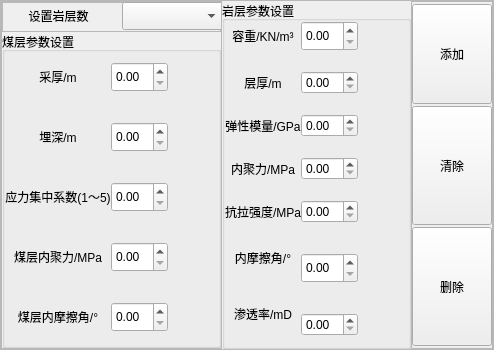
                     <widget class="QFrame" name="parameter_frame">
                      <property name="minimumSize">
                       <size>
                        <width>0</width>
                        <height>0</height>
                       </size>
                      </property>
                      <property name="maximumSize">
                       <size>
                        <width>16777215</width>
                        <height>360</height>
                       </size>
                      </property>
                      <property name="frameShape">
                       <enum>QFrame::StyledPanel</enum>
                      </property>
                      <property name="frameShadow">
                       <enum>QFrame::Raised</enum>
                      </property>
                      <layout class="QHBoxLayout" name="horizontalLayout_8">
                       <property name="spacing">
                        <number>0</number>
                       </property>
                       <property name="leftMargin">
                        <number>0</number>
                       </property>
                       <property name="topMargin">
                        <number>0</number>
                       </property>
                       <property name="rightMargin">
                        <number>0</number>
                       </property>
                       <property name="bottomMargin">
                        <number>0</number>
                       </property>
                       <item>
                        <widget class="QFrame" name="generalPara">
                         <property name="frameShape">
                          <enum>QFrame::StyledPanel</enum>
                         </property>
                         <property name="frameShadow">
                          <enum>QFrame::Raised</enum>
                         </property>
                         <layout class="QVBoxLayout" name="verticalLayout_25">
                          <property name="spacing">
                           <number>0</number>
                          </property>
                          <property name="leftMargin">
                           <number>0</number>
                          </property>
                          <property name="topMargin">
                           <number>0</number>
                          </property>
                          <property name="rightMargin">
                           <number>0</number>
                          </property>
                          <property name="bottomMargin">
                           <number>0</number>
                          </property>
                          <item>
                           <widget class="QFrame" name="frame_layer">
                            <property name="minimumSize">
                             <size>
                              <width>0</width>
                              <height>20</height>
                             </size>
                            </property>
                            <property name="maximumSize">
                             <size>
                              <width>16777215</width>
                              <height>30</height>
                             </size>
                            </property>
                            <property name="frameShape">
                             <enum>QFrame::StyledPanel</enum>
                            </property>
                            <property name="frameShadow">
                             <enum>QFrame::Raised</enum>
                            </property>
                            <widget class="QComboBox" name="comboBox">
                             <property name="geometry">
                              <rect>
                               <x>120</x>
                               <y>0</y>
                               <width>101</width>
                               <height>28</height>
                              </rect>
                             </property>
                             <item>
                              <property name="text">
                               <string/>
                              </property>
                             </item>
                             <item>
                              <property name="text">
                               <string>1</string>
                              </property>
                             </item>
                             <item>
                              <property name="text">
                               <string>2</string>
                              </property>
                             </item>
                             <item>
                              <property name="text">
                               <string>3</string>
                              </property>
                             </item>
                             <item>
                              <property name="text">
                               <string>4</string>
                              </property>
                             </item>
                             <item>
                              <property name="text">
                               <string>5</string>
                              </property>
                             </item>
                             <item>
                              <property name="text">
                               <string>6</string>
                              </property>
                             </item>
                             <item>
                              <property name="text">
                               <string>7</string>
                              </property>
                             </item>
                             <item>
                              <property name="text">
                               <string>8</string>
                              </property>
                             </item>
                             <item>
                              <property name="text">
                               <string>9</string>
                              </property>
                             </item>
                             <item>
                              <property name="text">
                               <string>10</string>
                              </property>
                             </item>
                            </widget>
                            <widget class="QLabel" name="layer">
                             <property name="geometry">
                              <rect>
                               <x>1</x>
                               <y>1</y>
                               <width>111</width>
                               <height>25</height>
                              </rect>
                             </property>
                             <property name="minimumSize">
                              <size>
                               <width>0</width>
                               <height>0</height>
                              </size>
                             </property>
                             <property name="text">
                              <string>设置岩层数</string>
                             </property>
                             <property name="alignment">
                              <set>Qt::AlignCenter</set>
                             </property>
                            </widget>
                           </widget>
                          </item>
                          <item>
                           <widget class="QGroupBox" name="groupBox_1">
                            <property name="title">
                             <string>煤层参数设置</string>
                            </property>
                            <layout class="QGridLayout" name="gridLayout_2" columnstretch="3,0">
                             <property name="leftMargin">
                              <number>0</number>
                             </property>
                             <property name="topMargin">
                              <number>0</number>
                             </property>
                             <property name="rightMargin">
                              <number>50</number>
                             </property>
                             <property name="bottomMargin">
                              <number>0</number>
                             </property>
                             <property name="horizontalSpacing">
                              <number>0</number>
                             </property>
                             <property name="verticalSpacing">
                              <number>20</number>
                             </property>
                             <item row="1" column="1">
                              <widget class="QDoubleSpinBox" name="doubleSpinBox_depth">
                               <property name="maximumSize">
                                <size>
                                 <width>150</width>
                                 <height>30</height>
                                </size>
                               </property>
                               <property name="cursor">
                                <cursorShape>PointingHandCursor</cursorShape>
                               </property>
                              </widget>
                             </item>
                             <item row="2" column="1">
                              <widget class="QDoubleSpinBox" name="doubleSpinBox_stress">
                               <property name="maximumSize">
                                <size>
                                 <width>150</width>
                                 <height>30</height>
                                </size>
                               </property>
                               <property name="cursor">
                                <cursorShape>PointingHandCursor</cursorShape>
                               </property>
                              </widget>
                             </item>
                             <item row="1" column="0">
                              <widget class="QLabel" name="depth">
                               <property name="maximumSize">
                                <size>
                                 <width>16777215</width>
                                 <height>30</height>
                                </size>
                               </property>
                               <property name="text">
                                <string>埋深/m</string>
                               </property>
                               <property name="alignment">
                                <set>Qt::AlignCenter</set>
                               </property>
                              </widget>
                             </item>
                             <item row="4" column="1">
                              <widget class="QDoubleSpinBox" name="doubleSpinBox_phi">
                               <property name="maximumSize">
                                <size>
                                 <width>150</width>
                                 <height>30</height>
                                </size>
                               </property>
                               <property name="cursor">
                                <cursorShape>PointingHandCursor</cursorShape>
                               </property>
                              </widget>
                             </item>
                             <item row="4" column="0">
                              <widget class="QLabel" name="phi">
                               <property name="maximumSize">
                                <size>
                                 <width>16777215</width>
                                 <height>30</height>
                                </size>
                               </property>
                               <property name="text">
                                <string>煤层内摩擦角/°</string>
                               </property>
                               <property name="alignment">
                                <set>Qt::AlignCenter</set>
                               </property>
                              </widget>
                             </item>
                             <item row="3" column="1">
                              <widget class="QDoubleSpinBox" name="doubleSpinBox_Cm_col">
                               <property name="maximumSize">
                                <size>
                                 <width>150</width>
                                 <height>30</height>
                                </size>
                               </property>
                               <property name="cursor">
                                <cursorShape>PointingHandCursor</cursorShape>
                               </property>
                              </widget>
                             </item>
                             <item row="0" column="1">
                              <widget class="QDoubleSpinBox" name="doubleSpinBox_thick">
                               <property name="maximumSize">
                                <size>
                                 <width>150</width>
                                 <height>30</height>
                                </size>
                               </property>
                               <property name="cursor">
                                <cursorShape>PointingHandCursor</cursorShape>
                               </property>
                              </widget>
                             </item>
                             <item row="3" column="0">
                              <widget class="QLabel" name="Cm_col">
                               <property name="maximumSize">
                                <size>
                                 <width>16777215</width>
                                 <height>30</height>
                                </size>
                               </property>
                               <property name="text">
                                <string>煤层内聚力/MPa</string>
                               </property>
                               <property name="alignment">
                                <set>Qt::AlignCenter</set>
                               </property>
                              </widget>
                             </item>
                             <item row="2" column="0">
                              <widget class="QLabel" name="stress">
                               <property name="maximumSize">
                                <size>
                                 <width>16777215</width>
                                 <height>30</height>
                                </size>
                               </property>
                               <property name="text">
                                <string>应力集中系数(1～5)</string>
                               </property>
                               <property name="alignment">
                                <set>Qt::AlignCenter</set>
                               </property>
                              </widget>
                             </item>
                             <item row="0" column="0">
                              <widget class="QLabel" name="coal_thick">
                               <property name="minimumSize">
                                <size>
                                 <width>0</width>
                                 <height>30</height>
                                </size>
                               </property>
                               <property name="text">
                                <string>采厚/m</string>
                               </property>
                               <property name="alignment">
                                <set>Qt::AlignCenter</set>
                               </property>
                              </widget>
                             </item>
                            </layout>
                           </widget>
                          </item>
                         </layout>
                        </widget>
                       </item>
                       <item>
                        <widget class="QGroupBox" name="groupBox">
                         <property name="title">
                          <string>岩层参数设置</string>
                         </property>
                         <layout class="QGridLayout" name="gridLayout" columnstretch="3,1">
                          <property name="leftMargin">
                           <number>0</number>
                          </property>
                          <property name="topMargin">
                           <number>0</number>
                          </property>
                          <property name="rightMargin">
                           <number>50</number>
                          </property>
                          <property name="bottomMargin">
                           <number>10</number>
                          </property>
                          <property name="horizontalSpacing">
                           <number>0</number>
                          </property>
                          <property name="verticalSpacing">
                           <number>20</number>
                          </property>
                          <item row="4" column="0">
                           <widget class="QLabel" name="extension">
                            <property name="maximumSize">
                             <size>
                              <width>16777215</width>
                              <height>30</height>
                             </size>
                            </property>
                            <property name="text">
                             <string>抗拉强度/MPa</string>
                            </property>
                            <property name="alignment">
                             <set>Qt::AlignCenter</set>
                            </property>
                           </widget>
                          </item>
                          <item row="6" column="0" rowspan="2">
                           <widget class="QLabel" name="permeability">
                            <property name="minimumSize">
                             <size>
                              <width>0</width>
                              <height>30</height>
                             </size>
                            </property>
                            <property name="maximumSize">
                             <size>
                              <width>16777215</width>
                              <height>30</height>
                             </size>
                            </property>
                            <property name="text">
                             <string>渗透率/mD</string>
                            </property>
                            <property name="alignment">
                             <set>Qt::AlignCenter</set>
                            </property>
                           </widget>
                          </item>
                          <item row="1" column="0">
                           <widget class="QLabel" name="h">
                            <property name="maximumSize">
                             <size>
                              <width>16777215</width>
                              <height>30</height>
                             </size>
                            </property>
                            <property name="text">
                             <string>层厚/m</string>
                            </property>
                            <property name="alignment">
                             <set>Qt::AlignCenter</set>
                            </property>
                           </widget>
                          </item>
                          <item row="4" column="1">
                           <widget class="QDoubleSpinBox" name="doubleSpinBox_G">
                            <property name="maximumSize">
                             <size>
                              <width>150</width>
                              <height>30</height>
                             </size>
                            </property>
                            <property name="cursor">
                             <cursorShape>PointingHandCursor</cursorShape>
                            </property>
                           </widget>
                          </item>
                          <item row="2" column="0">
                           <widget class="QLabel" name="G">
                            <property name="maximumSize">
                             <size>
                              <width>16777215</width>
                              <height>30</height>
                             </size>
                            </property>
                            <property name="text">
                             <string>弹性模量/GPa</string>
                            </property>
                            <property name="alignment">
                             <set>Qt::AlignCenter</set>
                            </property>
                           </widget>
                          </item>
                          <item row="5" column="1" rowspan="2">
                           <widget class="QDoubleSpinBox" name="doubleSpinBox_phi0">
                            <property name="maximumSize">
                             <size>
                              <width>150</width>
                              <height>30</height>
                             </size>
                            </property>
                            <property name="cursor">
                             <cursorShape>PointingHandCursor</cursorShape>
                            </property>
                           </widget>
                          </item>
                          <item row="1" column="1">
                           <widget class="QDoubleSpinBox" name="doubleSpinBox_h">
                            <property name="maximumSize">
                             <size>
                              <width>150</width>
                              <height>30</height>
                             </size>
                            </property>
                            <property name="cursor">
                             <cursorShape>PointingHandCursor</cursorShape>
                            </property>
                           </widget>
                          </item>
                          <item row="0" column="0">
                           <widget class="QLabel" name="bd">
                            <property name="minimumSize">
                             <size>
                              <width>0</width>
                              <height>30</height>
                             </size>
                            </property>
                            <property name="text">
                             <string>容重/KN/m³</string>
                            </property>
                            <property name="alignment">
                             <set>Qt::AlignCenter</set>
                            </property>
                           </widget>
                          </item>
                          <item row="3" column="0">
                           <widget class="QLabel" name="cohesion">
                            <property name="maximumSize">
                             <size>
                              <width>16777215</width>
                              <height>30</height>
                             </size>
                            </property>
                            <property name="text">
                             <string>内聚力/MPa</string>
                            </property>
                            <property name="alignment">
                             <set>Qt::AlignCenter</set>
                            </property>
                           </widget>
                          </item>
                          <item row="5" column="0">
                           <widget class="QLabel" name="angle">
                            <property name="minimumSize">
                             <size>
                              <width>0</width>
                              <height>30</height>
                             </size>
                            </property>
                            <property name="maximumSize">
                             <size>
                              <width>16777215</width>
                              <height>30</height>
                             </size>
                            </property>
                            <property name="text">
                             <string>内摩擦角/°</string>
                            </property>
                            <property name="alignment">
                             <set>Qt::AlignCenter</set>
                            </property>
                           </widget>
                          </item>
                          <item row="3" column="1">
                           <widget class="QDoubleSpinBox" name="doubleSpinBox_Cm">
                            <property name="maximumSize">
                             <size>
                              <width>150</width>
                              <height>30</height>
                             </size>
                            </property>
                            <property name="cursor">
                             <cursorShape>PointingHandCursor</cursorShape>
                            </property>
                           </widget>
                          </item>
                          <item row="7" column="1">
                           <widget class="QDoubleSpinBox" name="doubleSpinBox_permeability">
                            <property name="maximumSize">
                             <size>
                              <width>150</width>
                              <height>30</height>
                             </size>
                            </property>
                            <property name="cursor">
                             <cursorShape>PointingHandCursor</cursorShape>
                            </property>
                           </widget>
                          </item>
                          <item row="0" column="1">
                           <widget class="QDoubleSpinBox" name="doubleSpinBox_bd">
                            <property name="maximumSize">
                             <size>
                              <width>150</width>
                              <height>30</height>
                             </size>
                            </property>
                            <property name="cursor">
                             <cursorShape>PointingHandCursor</cursorShape>
                            </property>
                           </widget>
                          </item>
                          <item row="2" column="1">
                           <widget class="QDoubleSpinBox" name="doubleSpinBox_E">
                            <property name="maximumSize">
                             <size>
                              <width>150</width>
                              <height>30</height>
                             </size>
                            </property>
                            <property name="cursor">
                             <cursorShape>PointingHandCursor</cursorShape>
                            </property>
                           </widget>
                          </item>
                         </layout>
                        </widget>
                       </item>
                       <item>
                        <widget class="QFrame" name="geoFuncMenu">
                         <property name="frameShape">
                          <enum>QFrame::StyledPanel</enum>
                         </property>
                         <property name="frameShadow">
                          <enum>QFrame::Raised</enum>
                         </property>
                         <layout class="QVBoxLayout" name="verticalLayout_27">
                          <property name="spacing">
                           <number>0</number>
                          </property>
                          <property name="leftMargin">
                           <number>0</number>
                          </property>
                          <property name="topMargin">
                           <number>0</number>
                          </property>
                          <property name="rightMargin">
                           <number>0</number>
                          </property>
                          <property name="bottomMargin">
                           <number>0</number>
                          </property>
                          <item>
                           <widget class="QPushButton" name="geo_add">
                            <property name="minimumSize">
                             <size>
                              <width>70</width>
                              <height>100</height>
                             </size>
                            </property>
                            <property name="cursor">
                             <cursorShape>PointingHandCursor</cursorShape>
                            </property>
                            <property name="text">
                             <string>添加</string>
                            </property>
                           </widget>
                          </item>
                          <item>
                           <widget class="QPushButton" name="geo_clear">
                            <property name="minimumSize">
                             <size>
                              <width>70</width>
                              <height>119</height>
                             </size>
                            </property>
                            <property name="cursor">
                             <cursorShape>PointingHandCursor</cursorShape>
                            </property>
                            <property name="text">
                             <string>清除</string>
                            </property>
                           </widget>
                          </item>
                          <item>
                           <widget class="QPushButton" name="geo_del">
                            <property name="minimumSize">
                             <size>
                              <width>70</width>
                              <height>119</height>
                             </size>
                            </property>
                            <property name="cursor">
                             <cursorShape>PointingHandCursor</cursorShape>
                            </property>
                            <property name="text">
                             <string>删除</string>
                            </property>
                           </widget>
                          </item>
                         </layout>
                        </widget>
                       </item>
                      </layout>
                     </widget>
